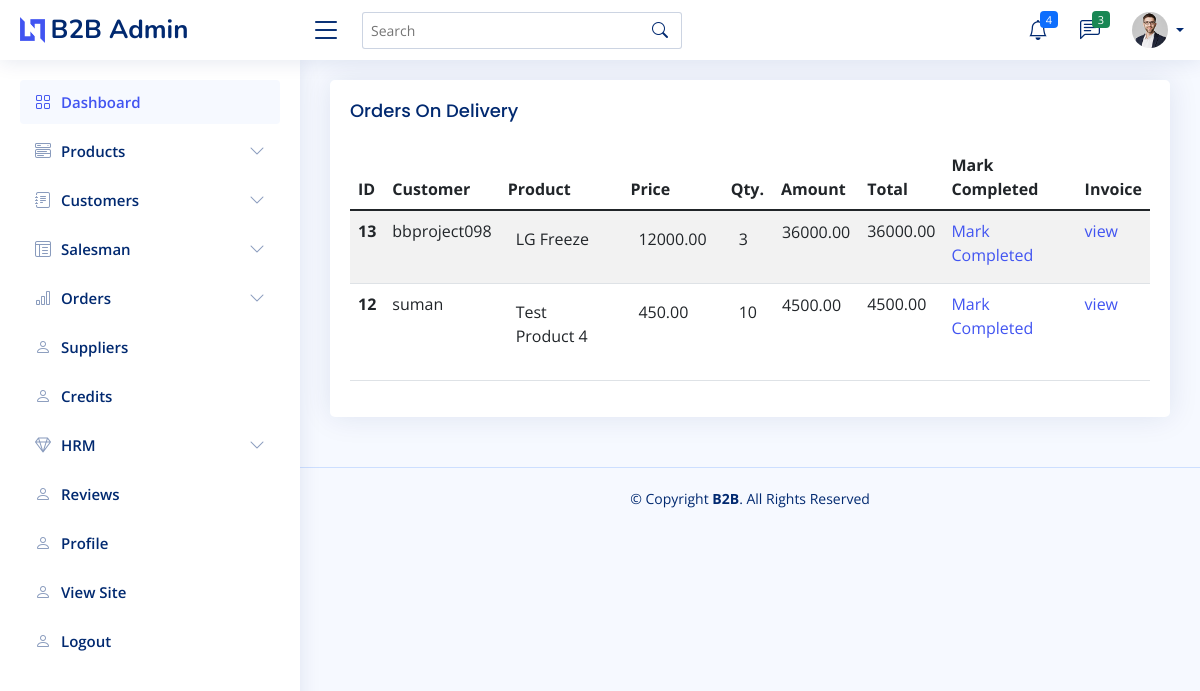
Before: /admin-dashboard/orders/on_delivery/ with the older database file.
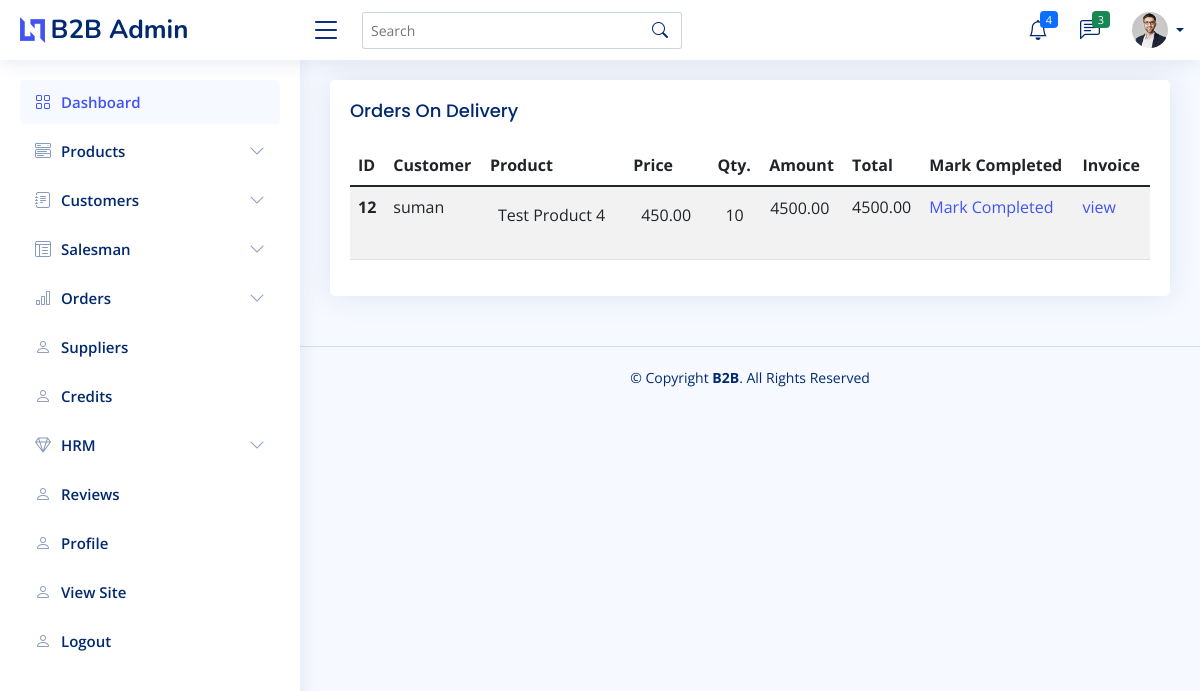
After: the same page with the newer database file.
### orders/models.py (models this page shows, shortened)
class Order(models.Model):
    PAYMENT_CHOICES = [('credit', 'Credit'),('cod', 'Cash on Delivery')]
    ORDER_STATUS_CHOICES = [('unverified', 'Unverified'),
                            ('verified','Verified'),
                            ('on_delivery', 'On Delivery'),
                            ('delivered', 'Delivered'),
                            ('cancelled','Cancelled')]
    user = models.ForeignKey(User, on_delete = models.CASCADE, related_name = 'orders')
    payment_method = models.CharField(max_length = 50, choices = PAYMENT_CHOICES)
    order_status = models.CharField(max_length = 50, choices = ORDER_STATUS_CHOICES)
    created = models.DateTimeField(auto_now_add = True)
    updated = models.DateTimeField(auto_now = True)
    objects = OrderManager()
    class Meta:
        ordering = ['-created']
    def get_total_cost(self):
        return sum([item.get_cost() for item in self.items.all()])

class OrderItem(models.Model):
    order = models.ForeignKey(Order, on_delete = models.CASCADE, related_name = 'items')
    product = models.ForeignKey(Product, on_delete = models.CASCADE)
    quantity = models.PositiveIntegerField(default = 1)
    def get_cost(self):
        if self.product.discounted_price:
            return self.product.discounted_price * self.quantity
        else:
            return self.product.price * self.quantity

### user/models.py (models this page shows)
class User(AbstractUser):
    is_customer = models.BooleanField(default = False)
    is_salesman = models.BooleanField(default = False)
    is_admin = models.BooleanField(default  = False)

### shop/models.py (models this page shows, shortened)
class Product(models.Model):
    COLOR_CHOICES = [
        ('white', 'White'),
        ('black', 'Black'),
        ('grey', 'Grey'),
        ('silver', 'Silver'),
        ('golden', 'Golden'),
    ]
    category = models.ForeignKey(Category, on_delete = models.CASCADE, related_name = 'products', verbose_name="Category*")
    sub_category = models.ForeignKey(SubCategory, on_delete = models.CASCADE, related_name = 'products', verbose_name="Sub Category*")
    sub_sub_category = models.ForeignKey(SubSubCategory, on_delete = models.CASCADE, related_name = 'products', verbose_name="Sub Sub Category*")
    name = models.CharField('Product Name*',max_length = 500)
    brand = models.ForeignKey(Brand, on_delete = models.CASCADE, blank = True, null = True, related_name = 'products')
    image = models.FileField('Product Images*',upload_to = 'images/')
    color = models.CharField('Product Color*',max_length=100, choices = COLOR_CHOICES, blank = True, null = True)
    price = models.DecimalField('Price*',max_digits = 10,decimal_places = 2)
    discounted_price = models.DecimalField('Discounted Price',max_digits = 10, decimal_places = 2, blank = True, null = True)
    stock = models.PositiveIntegerField('Stock*')
    size = models.CharField(max_length = 10, blank = True, null = True)
    type = models.CharField('Product Type',max_length = 10, blank = True, null = True)
    is_featured = models.BooleanField('Featured Product',default = False)
    created_date = models.DateTimeField(auto_now_add = True)
    updated_date = models.DateTimeField(auto_now = True)

### orders/views.py (the view)
# urls.py: path('admin-dashboard/orders/on_delivery/', views.orders_on_delivery, name = 'orders_on_delivery'),
def orders_on_delivery(request):
    on_delivery_orders = Order.objects.filter(order_status = 'on_delivery')
    return render(request, 'orders/on_delivery.html', {'on_delivery_orders':on_delivery_orders})

### orders/models.py (called while the page is built)
    def get_queryset(self):
        return OrderQuerySet(self.model, using=self._db)

### orders/templates/orders/on_delivery.html
{% extends 'shop/admin_base.html' %}
{% block main %}
<section class="section">
      <div class="row">
        <div class="col-lg-12">
          <div class="card">
            <div class="card-body">
              <h5 class="card-title">Orders On Delivery</h5>
              <table class="table table-striped datatable">
                <thead>
                  <tr>
                    <th scope="col">ID</th>
                    <th scope="col">Customer</th>
                    <th scope="col">Product</th>
                    <th scope="col">Price</th>
                    <th scope="col">Qty.</th>
                    <th scope="col">Amount</th>
                    <th scope="col">Total</th>
                    <th scope="col">Mark Completed</th>
                    <th scope="col">Invoice</th>
                  </tr>
                </thead>
                <tbody>
                {% for order in on_delivery_orders %}
                  <tr>
                    <th scope="row">{{order.id}}</th>
                    <td>{{order.user}}</td>
                    <td>
                        <table class="table table-borderless">
                        {% for item in order.items.all %}
                            <tr>
                            <td>{{item.product.name}}</td>
                            </tr>
                        {% endfor%}
                        </table>
                    </td>
                    <td>
                        <table class="table table-borderless">
                        {% for item in order.items.all %}
                            <tr>
                                {% if item.product.discounted_price%}
                                <td>{{item.product.discounted_price}}</td>
                                {% else %}
                                <td>{{item.product.price}}</td>
                                {% endif %}
                            </tr>
                        {% endfor%}
                        </table>
                    </td>
                    <td>
                        <table class="table table-borderless">
                        {% for item in order.items.all %}
                            <tr>
                                <td>{{item.quantity}}</td>
                            </tr>
                        {% endfor%}
                        </table>
                    </td>
                    <td>
                        <table>
                        {% for item in order.items.all %}
                            <tr>
                                <td>{{item.get_cost}}</td>
                            </tr>
                        {% endfor%}
                        </table>
                    </td>
                    <td>{{order.get_total_cost}}</td>
                    <td><a href="{% url 'orders:mark_completed' order.id %}">Mark Completed</a></td>
                    <td><a href="{% url 'orders:order_invoice' order.id %}">view</a></td>
                  </tr>
                  {% endfor%}
                </tbody>
              </table>
            </div>
          </div>
        </div>
      </div>
    </section>
{% endblock %}

Changed rows visible on the page:
removed Order: id "13", user "bbproject098", get_total_cost "36000.00"
removed OrderItem: product.name "LG Freeze", product.discounted_price "12000.00", quantity "3", get_cost "36000.00"
